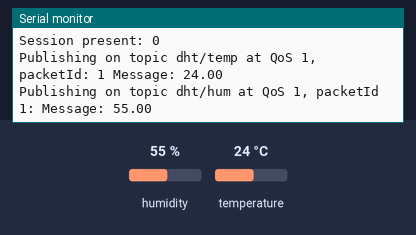
The sketch below on a simulated ESP8266 (NodeMCU). On the bench: the last lines printed to the serial monitor. Inputs (shaded band) come from the test bench; at power-on: humidity 55 %, temperature 24 °C. WiFi joins after 1.5 s; servers stay silent unless stated; no MQTT or app messages arrive unless stated; not simulated (calls return 0 or success): arduino_wifi_secrets.h, arduino_mqtt_secrets.h.

Above: at 18.0 s.
18.1 s: humidity set to 22 %
At 20.8 s:
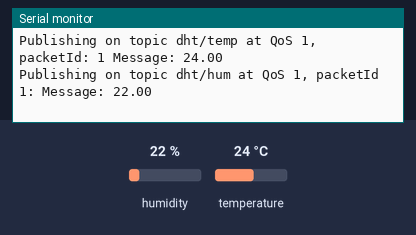
33.1 s: temperature set to 12 °C
At 40.8 s:
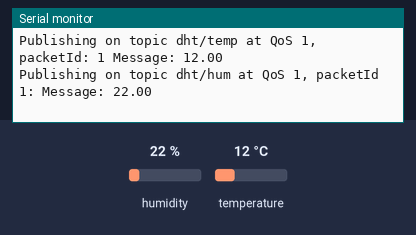
48.1 s: humidity set to 40 %
At 50.8 s:
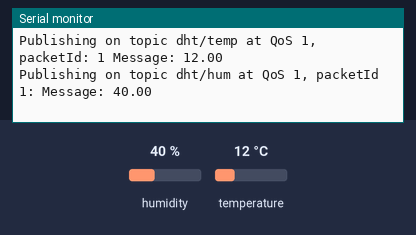
Timing chart, 0 to 52.3 s (numbered marks = the images above; inputs shaded):
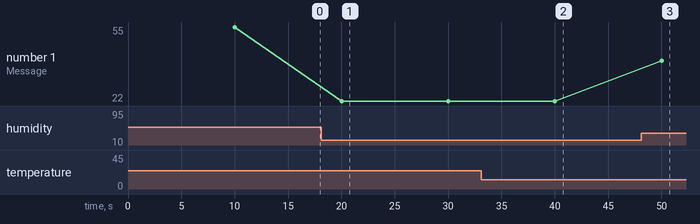

The sketch:

dhtpub.ino
```cpp
#include "DHTesp.h"
#include <ESP8266WiFi.h>
#include <Ticker.h>
#include <AsyncMqttClient.h>
#include <arduino_wifi_secrets.h>
#include <arduino_mqtt_secrets.h>

// #define MQTT_HOST IPAddress(192, 168, 1, XXX)
#define MQTT_HOST MQTT_SERVER
#define MQTT_PORT 1883

// Temperature MQTT Topics
#define MQTT_PUB_TEMP "dht/temp"
#define MQTT_PUB_HUM "dht/hum"

// Digital pin connected to the DHT sensor
#define DHTPIN D9

DHTesp dht;

// Variables to hold sensor readings
float temp;
float hum;

AsyncMqttClient mqttClient;
Ticker mqttReconnectTimer;

WiFiEventHandler wifiConnectHandler;
WiFiEventHandler wifiDisconnectHandler;
Ticker wifiReconnectTimer;

unsigned long previousMillis = 0;
const long interval = 10000;

void connectToWifi() {
    Serial.println("Connecting to Wi-Fi...");
    WiFi.begin(WIFI_SSID, WIFI_PASSWORD);
}

void onWifiConnect(const WiFiEventStationModeGotIP &event) {
    Serial.println("Connected to Wi-Fi.");
    connectToMqtt();
}

void onWifiDisconnect(const WiFiEventStationModeDisconnected &event) {
    Serial.println("Disconnected from Wi-Fi.");
    mqttReconnectTimer.detach();
    wifiReconnectTimer.once(2, connectToWifi);
}

void connectToMqtt() {
    Serial.println("Connecting to MQTT...");
    mqttClient.connect();
}

void onMqttConnect(bool sessionPresent) {
    Serial.println("Connected to MQTT.");
    Serial.print("Session present: ");
    Serial.println(sessionPresent);
}

void onMqttDisconnect(AsyncMqttClientDisconnectReason reason) {
    Serial.println("Disconnected from MQTT.");

    if (WiFi.isConnected()) {
        mqttReconnectTimer.once(2, connectToMqtt);
    }
}

void onMqttPublish(uint16_t packetId) {
    Serial.print("Publish acknowledged.");
    Serial.print("  packetId: ");
    Serial.println(packetId);
}

void setup() {
    Serial.begin(115200);
    Serial.println();

    dht.setup(DHTPIN, DHTesp::DHT11);

    wifiConnectHandler = WiFi.onStationModeGotIP(onWifiConnect);
    wifiDisconnectHandler = WiFi.onStationModeDisconnected(onWifiDisconnect);

    mqttClient.onConnect(onMqttConnect);
    mqttClient.onDisconnect(onMqttDisconnect);
    //mqttClient.onSubscribe(onMqttSubscribe);
    //mqttClient.onUnsubscribe(onMqttUnsubscribe);
    mqttClient.onPublish(onMqttPublish);
    mqttClient.setServer(MQTT_HOST, MQTT_PORT);
    // If your broker requires authentication (username and password), set them below
    //mqttClient.setCredentials("REPlACE_WITH_YOUR_USER", "REPLACE_WITH_YOUR_PASSWORD");

    connectToWifi();
}

void loop() {
    unsigned long currentMillis = millis();
    // Every X number of seconds (interval = 10 seconds) it publishes a new MQTT message
    if (currentMillis - previousMillis >= interval) {
        // Save the last time a new reading was published
        previousMillis = currentMillis;
        // New DHT sensor readings
        hum = dht.getHumidity();
        // Read temperature as Celsius (the default)
        temp = dht.getTemperature();

        // Publish an MQTT message on topic dht/temp
        uint16_t packetIdPub1 = mqttClient.publish(MQTT_PUB_TEMP, 1, true, String(temp).c_str());
        Serial.printf("Publishing on topic %s at QoS 1, packetId: %i ", MQTT_PUB_TEMP, packetIdPub1);
        Serial.printf("Message: %.2f \n", temp);

        // Publish an MQTT message on topic dht/hum
        uint16_t packetIdPub2 = mqttClient.publish(MQTT_PUB_HUM, 1, true, String(hum).c_str());
        Serial.printf("Publishing on topic %s at QoS 1, packetId %i: ", MQTT_PUB_HUM, packetIdPub2);
        Serial.printf("Message: %.2f \n", hum);
    }
}
```

Measured:
- after the input at 18.1 s, the serial monitor: prints a new line after 1.9 s (image 1)
- after the input at 33.1 s, the serial monitor: prints a new line after 6.9 s (image 2)
- after the input at 48.1 s, the serial monitor: prints a new line after 1.9 s (image 3)
- plotted number 1: 55 → 22 after the input at 18.1 s, 22 → 40 after the input at 48.1 s
